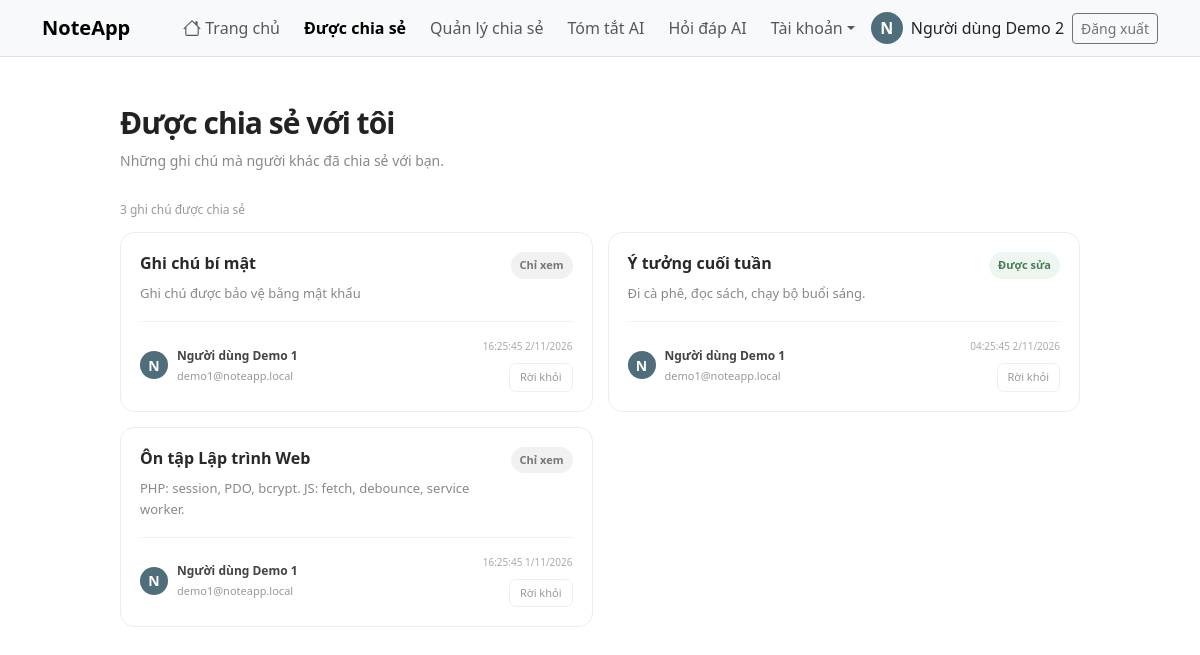
The app's page /shared.php (signed in) with its own data.
### tables this page shows
CREATE TABLE users (
  id INT AUTO_INCREMENT PRIMARY KEY,
  email VARCHAR(255) NOT NULL,
  display_name VARCHAR(100) NOT NULL,
  password_hash VARCHAR(255) NOT NULL,            
  avatar VARCHAR(255) NULL,
  is_verified TINYINT(1) NOT NULL DEFAULT 0,
  activation_token_hash CHAR(64) NULL,
  activation_expires DATETIME NULL,
  session_version INT NOT NULL DEFAULT 0,
  failed_attempts INT NOT NULL DEFAULT 0,
  locked_until DATETIME NULL,
  created_at TIMESTAMP DEFAULT CURRENT_TIMESTAMP,
  UNIQUE KEY uq_users_email (email)
);

CREATE TABLE note_shares (
  id INT AUTO_INCREMENT PRIMARY KEY,
  note_id INT NOT NULL,
  owner_id INT NOT NULL,
  shared_with_user_id INT NOT NULL,
  permission ENUM('read','edit') NOT NULL DEFAULT 'read',
  created_at TIMESTAMP DEFAULT CURRENT_TIMESTAMP,
  UNIQUE KEY uq_share_note_user (note_id, shared_with_user_id),
  INDEX idx_share_user (shared_with_user_id),
  FOREIGN KEY (note_id) REFERENCES notes(id) ON DELETE CASCADE,
  FOREIGN KEY (owner_id) REFERENCES users(id) ON DELETE CASCADE,
  FOREIGN KEY (shared_with_user_id) REFERENCES users(id) ON DELETE CASCADE
);

CREATE TABLE notes (
  id INT AUTO_INCREMENT PRIMARY KEY,
  user_id INT NOT NULL,
  title VARCHAR(255) NOT NULL DEFAULT '',
  content LONGTEXT NOT NULL,
  is_pinned TINYINT(1) NOT NULL DEFAULT 0,
  pinned_at DATETIME NULL,
  password_hash VARCHAR(255) NULL,                
  created_at DATETIME NOT NULL DEFAULT CURRENT_TIMESTAMP,
  updated_at DATETIME NOT NULL DEFAULT CURRENT_TIMESTAMP ON UPDATE CURRENT_TIMESTAMP,
  FOREIGN KEY (user_id) REFERENCES users(id) ON DELETE CASCADE,
  INDEX idx_notes_user_updated (user_id, updated_at),
  INDEX idx_notes_user_pinned (user_id, is_pinned, pinned_at)
);

### src/db.php (called while the page is built, shortened)
<?php
function db(): PDO {
    static $pdo = null;
    if ($pdo === null) {
        $dsn = 'mysql:host=' . env('DB_HOST', '127.0.0.1') . ';port=' . env('DB_PORT', '3306')
             . ';dbname=' . env('DB_NAME', 'note_management') . ';charset=utf8mb4';
        try {
            $pdo = new PDO($dsn, env('DB_USER', 'root'), env('DB_PASS', ''), [
                PDO::ATTR_ERRMODE => PDO::ERRMODE_EXCEPTION,
                PDO::ATTR_DEFAULT_FETCH_MODE => PDO::FETCH_ASSOC,
                PDO::ATTR_EMULATE_PREPARES => false,
                PDO::MYSQL_ATTR_INIT_COMMAND => "SET time_zone = '+00:00'",
            ]);
        } catch (PDOException $e) {
            error_log('DB connect failed: ' . $e->getMessage());
            http_response_code(500);
            $msg = 'Không kết nối được cơ sở dữ liệu. Hãy kiểm tra cấu hình DB_* (file .env hoặc docker-compose.yml).';
            if (str_contains($_SERVER['SCRIPT_NAME'] ?? '', '/api/')) {
                header('Content-Type: application/json; charset=utf-8');
                exit(json_encode(['success' => false, 'message' => $msg, 'error' => $msg], JSON_UNESCAPED_UNICODE));
            }
            exit($msg);
        }
    }
    return $pdo;
}

### public/shared.php (the view, shortened to what this page needs)
<?php
require __DIR__ . '/../src/auth.php';
require __DIR__ . '/../src/layout.php';
$u = require_login();
$st = db()->prepare("SELECT s.id AS share_id, s.permission, n.id, n.title, n.updated_at,
        (n.password_hash IS NOT NULL) AS is_locked,
        IF(n.password_hash IS NULL, SUBSTRING(n.content, 1, 160), '') AS snippet,
        o.display_name AS owner_name, o.email AS owner_email, o.avatar AS owner_avatar
    FROM note_shares s
    JOIN notes n ON n.id = s.note_id
    JOIN users o ON o.id = n.user_id
    WHERE s.shared_with_user_id = ?
    ORDER BY n.updated_at DESC, s.id DESC");
$st->execute([$u['id']]);
$rows = $st->fetchAll();
page_header('Được chia sẻ', true, ['assets/notes.css']);
?>
<div class="shared-page">
    <div class="shared-header">
        <div>
            <h1 class="shared-title">Được chia sẻ với tôi</h1>
            <p class="shared-subtitle">
                Những ghi chú mà người khác đã chia sẻ với bạn.
            </p>
        </div>
    </div>
    <?php if (!$rows): ?>
        <div class="shared-empty">
            <div class="shared-empty-title">Chưa có ghi chú được chia sẻ</div>
            <p>Khi có người chia sẻ ghi chú với bạn, chúng sẽ xuất hiện ở đây.</p>
        </div>
    <?php else: ?>
        <div class="shared-count">
            <?= count($rows) ?> ghi chú được chia sẻ
        </div>
        <div class="shared-list" id="shared-list">
            <?php foreach ($rows as $r):
                $owner = [
                    'display_name' => $r['owner_name'],
                    'email' => $r['owner_email'],
                    'avatar' => $r['owner_avatar']
                ];
            ?>
                <article class="shared-card" data-share="<?= (int)$r['share_id'] ?>">
                    <div class="shared-card-top">
                        <div class="shared-card-content">
                            <h2 class="shared-card-title">
                                <a href="collaborate.php?id=<?= (int)$r['id'] ?>">
                                    <?= $r['title'] !== '' ? e($r['title']) : 'Không có tiêu đề' ?>
                                </a>
                            </h2>
                            <p class="shared-card-snippet">
                                <?php if ($r['is_locked']): ?>
                                    Ghi chú được bảo vệ bằng mật khẩu
                                <?php else: ?>
                                    <?= e($r['snippet']) ?>
                                <?php endif; ?>
                            </p>
                        </div>
                        <span class="shared-permission <?= $r['permission'] === 'edit' ? 'is-edit' : 'is-view' ?>">
                            <?= $r['permission'] === 'edit' ? 'Được sửa' : 'Chỉ xem' ?>
                        </span>
                    </div>
                    <div class="shared-card-divider"></div>
                    <div class="shared-card-bottom">
                        <div class="shared-owner">
                            <?= avatar_html($owner, 28) ?>
                            <div>
                                <div class="shared-owner-name">
                                    <?= e($r['owner_name'] ?: $r['owner_email']) ?>
                                </div>
                                <div class="shared-owner-email">
                                    <?= e($r['owner_email']) ?>
                                </div>
                            </div>
                        </div>
                        <div class="shared-card-actions">
                            <span class="shared-date">
                                <time data-utc="<?= e($r['updated_at']) ?>">
                                </time>
                            </span>
                            <button
                                type="button"
                                class="shared-leave-btn"
                                data-leave="<?= (int)$r['share_id'] ?>">
                                Rời khỏi
                            </button>
                        </div>
                    </div>
                </article>
            <?php endforeach; ?>
        </div>
    <?php endif; ?>
</div>
<?php page_footer(['assets/api.js']); ?>

### src/layout.php (shortened to what this page needs)
<?php
function home_icon(int $size = 18): string {
    return '<svg xmlns="http://www.w3.org/2000/svg" width="' . $size . '" height="' . $size . '" fill="currentColor" viewBox="0 0 16 16" aria-hidden="true" style="vertical-align:-3px"><path d="M8.707 1.5a1 1 0 0 0-1.414 0L.646 8.146a.5.5 0 0 0 .708.708L2 8.207V13.5A1.5 1.5 0 0 0 3.5 15h9a1.5 1.5 0 0 0 1.5-1.5V8.207l.646.647a.5.5 0 0 0 .708-.708L13 5.793V2.5a.5.5 0 0 0-.5-.5h-1a.5.5 0 0 0-.5.5v1.293zM13 7.207V13.5a.5.5 0 0 1-.5.5h-9a.5.5 0 0 1-.5-.5V7.207l5-5z"/></svg>';
}
function page_header(string $title, bool $nav = true, array $css = []): void {
    $u = current_user();
    $prefs = $u ? get_preferences((int)$u['id']) : ['font_size' => 'medium', 'theme' => 'light', 'note_color' => '#ffffff'];
    $sizes = ['small' => '14px', 'medium' => '16px', 'large' => '19px'];
    $cur = basename($_SERVER['SCRIPT_NAME'] ?? '');
    $onHome = $cur === 'index.php';
    ?>
<!DOCTYPE html>
<html lang="vi" data-bs-theme="<?= e($prefs['theme']) ?>" style="font-size:<?= $sizes[$prefs['font_size']] ?? '16px' ?>;--note-bg:<?= e($prefs['note_color']) ?>">
<head>
<link href="https://cdn.jsdelivr.net/npm/bootstrap@5.3.3/dist/css/bootstrap.min.css" rel="stylesheet">
<link href="assets/style.css" rel="stylesheet">
<?php foreach ($css as $c): ?><link href="<?= e($c) ?>" rel="stylesheet">
<?php endforeach; ?>
</head>
<body>
<?php if ($nav): ?>
<nav class="navbar navbar-expand-md border-bottom bg-body-tertiary">
  <div class="container">
    <a class="navbar-brand fw-semibold" href="index.php">NoteApp</a>
    <?php if ($u): ?>
    <a class="btn btn-outline-primary btn-sm ms-auto me-2 d-md-none<?= $onHome ? ' active' : '' ?>" href="index.php" title="Về trang Ghi chú của tôi" aria-label="Trang chủ"><?= home_icon() ?></a>
    <div class="collapse navbar-collapse" id="nav">
      <ul class="navbar-nav ms-auto align-items-md-center gap-md-2">
        <li class="nav-item"><a class="nav-link<?= $onHome ? ' active fw-semibold' : '' ?>" href="index.php" title="Về trang Ghi chú của tôi"<?= $onHome ? ' aria-current="page"' : '' ?>><?= home_icon() ?> Trang chủ</a></li>
        <li class="nav-item"><a class="nav-link<?= $cur === 'shared.php' ? ' active fw-semibold' : '' ?>" href="shared.php">Được chia sẻ</a></li>
        <li class="nav-item"><a class="nav-link<?= $cur === 'share.php' ? ' active fw-semibold' : '' ?>" href="share.php">Quản lý chia sẻ</a></li>
        <li class="nav-item"><a class="nav-link<?= $cur === 'summary.php' ? ' active fw-semibold' : '' ?>" href="summary.php">Tóm tắt AI</a></li>
        <li class="nav-item"><a class="nav-link<?= $cur === 'qa.php' ? ' active fw-semibold' : '' ?>" href="qa.php">Hỏi đáp AI</a></li>
        <li class="nav-item dropdown">
          <a class="nav-link dropdown-toggle" href="#" role="button" data-bs-toggle="dropdown" aria-expanded="false">Tài khoản</a>
        </li>
        <li class="nav-item d-flex align-items-center gap-2"><?= avatar_html($u, 32) ?><span><?= e($u['display_name']) ?></span></li>
        <li class="nav-item">
          <form method="post" action="logout.php" class="m-0" data-api="api/auth/logout.php"><?= csrf_field() ?><button class="btn btn-outline-secondary btn-sm">Đăng xuất</button></form>
        </li>
      </ul>
    </div>
    <?php endif; ?>
  </div>
</nav>
<?php if ($u && !$u['is_verified']): ?>
<div class="alert alert-warning rounded-0 mb-0 text-center" role="alert">
  <strong>Tài khoản chưa được kích hoạt.</strong> Hãy kiểm tra email của bạn để hoàn tất kích hoạt.
  <form method="post" action="resend-activation.php" class="d-inline" data-api="api/auth/resend-activation.php"><?= csrf_field() ?><button class="btn btn-link p-0 align-baseline">Gửi lại email</button></form>
</div>
<?php endif; endif; ?>
<main class="container py-4">
<?php }
function page_footer(array $js = []): void {
    ?>
</main>
</body>
</html>
<?php }

### src/auth.php (shortened to what this page needs)
<?php
require_once __DIR__ . '/db.php';
function e($s): string { return htmlspecialchars((string)$s, ENT_QUOTES, 'UTF-8'); }
function current_user(): ?array {
    static $cache = false;
    if ($cache !== false) return $cache;
    $st = db()->prepare('SELECT * FROM users WHERE id = ?');
    $st->execute([$_SESSION['uid']]);
    $u = $st->fetch();
    return $cache = $u;
}
function require_login(): array {
    $u = current_user();
    return $u;
}
function get_preferences(int $uid): array {
    $st = db()->prepare('SELECT * FROM user_preferences WHERE user_id = ?');
    $st->execute([$uid]);
    return $st->fetch() ?: ['user_id' => $uid, 'font_size' => 'medium', 'note_color' => '#ffffff', 'theme' => 'light', 'view_mode' => 'grid'];
}
function avatar_url(array $u): ?string {
    return !empty($u['avatar']) ? 'uploads/avatars/' . $u['avatar'] : null;
}
function avatar_html(array $u, int $size = 40): string {
    $url = avatar_url($u);
    $ch = mb_strtoupper(mb_substr($u['display_name'] ?: $u['email'], 0, 1));
    return '<span class="avatar avatar-default" style="width:' . $size . 'px;height:' . $size . 'px;font-size:' . ($size / 2) . 'px">' . e($ch) . '</span>';
}

### public/assets/style.css (style rules this page uses)
.avatar { border-radius: 50%; object-fit: cover; flex-shrink: 0; }
.avatar-default { display: inline-flex; align-items: center; justify-content: center; background: #4f6d7a; color: #fff; font-weight: 600; }

### public/assets/notes.css (style rules this page uses)
.shared-page { max-width: 1000px; margin: 0 auto; padding: 24px 20px 60px; }
.shared-header { margin-bottom: 30px; }
.shared-title { color: #222; font-size: 30px; font-weight: 700; letter-spacing: -1px; margin: 0; }
.shared-subtitle { color: #888; font-size: 14px; margin-top: 9px; }
.shared-count { color: #999; font-size: 12px; margin-bottom: 13px; }
.shared-list { display: grid; grid-template-columns: repeat(2, minmax(0, 1fr)); gap: 15px; }
.shared-card { min-width: 0; background: #fff; border: 1px solid #ededed; border-radius: 14px; padding: 19px; transition: border-color .2s ease, box-shadow .2s ease; }
.shared-card-top { display: flex; justify-content: space-between; align-items: flex-start; gap: 12px; }
.shared-card-content { min-width: 0; }
.shared-card-title { font-size: 16px; font-weight: 650; line-height: 1.4; margin: 0 0 9px; }
.shared-card-title a { color: #292929; text-decoration: none; }
.shared-card-snippet { color: #888; font-size: 13px; line-height: 1.6; margin: 0; overflow-wrap: anywhere; display: -webkit-box; -webkit-line-clamp: 3; -webkit-box-orient: vertical; overflow: hidden; }
.shared-permission { flex-shrink: 0; padding: 5px 9px; border-radius: 20px; font-size: 11px; font-weight: 600; }
.shared-permission.is-edit { color: #477b55; background: #edf6ef; }
.shared-permission.is-view { color: #777; background: #f1f1f1; }
.shared-card-divider { height: 1px; background: #f0f0f0; margin: 17px 0; }
.shared-card-bottom { display: flex; justify-content: space-between; align-items: center; gap: 12px; }
.shared-owner { display: flex; align-items: center; gap: 9px; min-width: 0; }
.shared-owner-name { color: #444; font-size: 12px; font-weight: 600; }
.shared-owner-email { color: #999; font-size: 11px; margin-top: 3px; overflow-wrap: anywhere; }
.shared-card-actions { display: flex; flex-direction: column; align-items: flex-end; gap: 9px; flex-shrink: 0; }
.shared-date { color: #aaa; font-size: 10px; }
.shared-leave-btn { padding: 5px 10px; border: 1px solid #eee; border-radius: 7px; background: #fff; color: #999; font-size: 11px; cursor: pointer; transition: .2s ease; }

### records on screen
users: display_name "N", display_name "Người dùng Demo 2"
note_shares: note.title "Ghi chú bí mật", shows "Ghi chú được bảo vệ bằng mật khẩu", permission "Chỉ xem", owner.display_name "Người dùng Demo 1", owner.email "demo1@noteapp.local"
note_shares: note.title "Ý tưởng cuối tuần", snippet "Đi cà phê, đọc sách, chạy bộ buổi sáng.", permission "Được sửa", owner.display_name "Người dùng Demo 1", owner.email "demo1@noteapp.local"
note_shares: note.title "Ôn tập Lập trình Web", snippet "PHP: session, PDO, bcrypt. JS: fetch, debounce, service worker.", permission "Chỉ xem", owner.display_name "Người dùng Demo 1", owner.email "demo1@noteapp.local"

### other values on screen
count($rows) "3"
